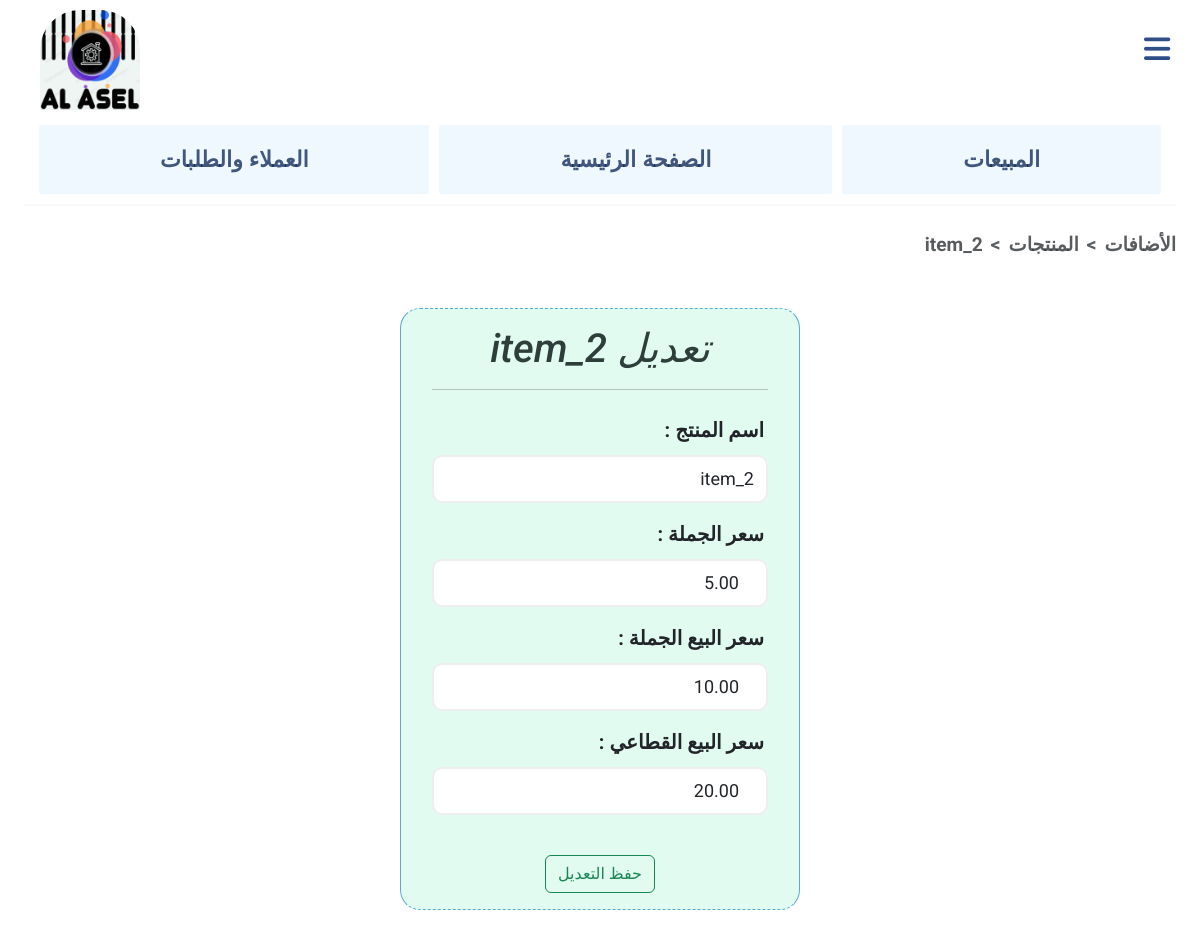
The app's page /items_view/2 (signed in) with its own data.
### main/models.py (models this page shows, shortened)
class Item(models.Model):
    category = models.ForeignKey(Category, on_delete=models.CASCADE, related_name="items", null=True)
    name = models.CharField(max_length=64, unique=True)
    real_price = models.DecimalField(max_digits=10, decimal_places=2, validators=[MinValueValidator(0.00)])
    gomla_price = models.DecimalField(max_digits=6, decimal_places=2, validators=[MinValueValidator(0.00)])
    market_price = models.DecimalField(max_digits=6, decimal_places=2, validators=[MinValueValidator(0.00)])
    stock_quantity = models.PositiveIntegerField(default = 0)
    used_quantity = models.PositiveIntegerField(default = 0)
    quantity = models.PositiveIntegerField(default = 0)

### main/views.py (the view, shortened to what this page needs)
# urls.py: path("items_view/<int:item_id>", views.update_item, name="update_item"),
@login_required(login_url="/login/")
def update_item(request, item_id):
    item = get_object_or_404(Item, id=item_id)
    if request.method == 'GET':
        return render(request, "main/update_item.html", {
            "item": item,
        })

### main/templates/main/update_item.html (shortened to what this page needs)
{% extends "main/layout.html" %}
{% block body %}
<nav style="--bs-breadcrumb-divider: '<';" aria-label="breadcrumb">
    <ol class="breadcrumb">
      <li class="breadcrumb-item active" aria-current="page">{{item.name}}</li>
      <li class="breadcrumb-item active" aria-current="page">المنتجات</li>
      <li class="breadcrumb-item active" aria-current="page">الأضافات</li>
    </ol>
</nav>
<div class="container mt-5 mb-5 d-flex justify-content-center creating_item">
    <div class="card">
        <div class="card-body">
            <h1 lang="ar" dir="rtl"> تعديل {{ item.name }}</h1>
            <hr>
            <form action="{% url 'main:update_item' item.id %}" method="post">
                <div class="form-group">
                    <div class="form_label">
                        <label>: اسم المنتج</label>
                    </div>
                    <input class="form-control" type="text" name="name" value="{{ item.name }}" required>
                </div>
                <div class="form-group">
                    <div class="form_label">
                        <label>: سعر الجملة</label>
                    </div>
                    <input class="form-control" type="number" name="real_price" min="0" step="0.01" value="{{ item.real_price }}" required>
                </div>
                <div class="form-group">
                    <div class="form_label">
                        <label>: سعر البيع الجملة</label>
                    </div>
                    <input class="form-control" type="number" name="gomla_price" min="0" step="0.01" value="{{ item.gomla_price }}" required>
                </div>
                <div class="form-group">
                    <div class="form_label">
                        <label>: سعر البيع القطاعي</label>
                    </div>
                    <input class="form-control" type="number" name="market_price" min="0" step="0.01" value="{{ item.market_price }}" required>
                </div>
                <div class="form_button">
                <button type="submit" class="btn btn-outline-success">حفظ التعديل</button>
                </div>
            </form>
        </div>
    </div>
</div>
{% endblock %}

### main/static/main/mainn.css (style rules this page uses)
body { padding-left: 2%; padding-right: 2%; font-family: arial; font-weight: bold; margin-top: 0; font-family: Roboto, Arial, sans-serif; }
body { transition: padding-right 0.3s ease; }
h1 { margin: 0; color: rgb(46, 63, 59); }
.card , .card li { background-color: rgba(250, 235, 215, 0.288); padding-left: 15px; padding-right: 15px; }
.breadcrumb { justify-content: flex-end; font-size: larger; }

### records on screen
Item: name "item_2", real_price "5.00", gomla_price "10.00", market_price "20.00"
